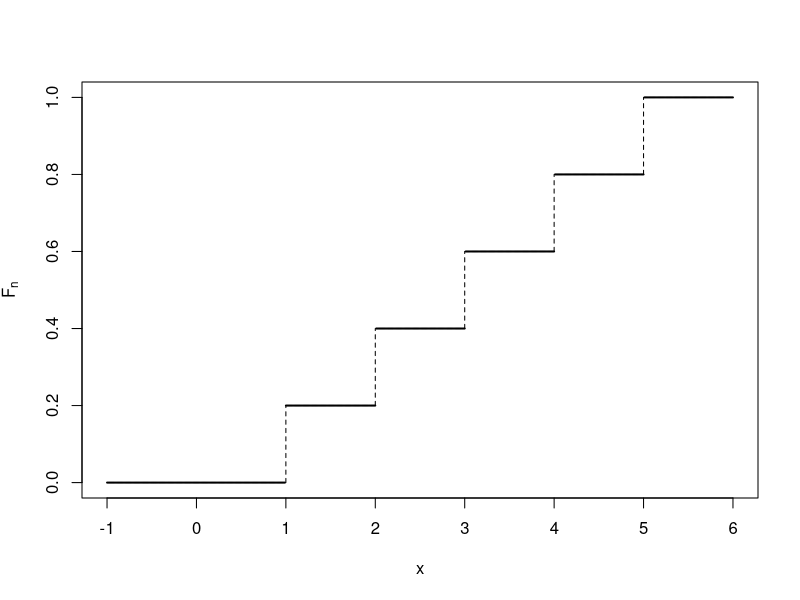

Source code (R):
## ---- chunk 1
knitr::opts_chunk$set(echo = TRUE)
## ---- chunk 2
pchisq((22-20)^2/20+(17-20)^2/20+(18-20)^2/20+(19-20)^2/20+(24-20)^2/20,5,
       lower.tail=FALSE)
## ---- chunk 3
set.seed(2020)  # fijamos la semilla de aleatorización
muestra.flores = sample(iris$Species,10)
## ---- chunk 4
chisq.test(table(muestra.flores))
## ---- chunk 5
chisq.test(table(muestra.flores), simulate.p.value = TRUE, B=2000)
## ---- chunk 6
extremos.izquierdos = c(-Inf,1.95,2.45,2.95,3.45,3.95,4.45)
extremos.derechos = c(1.95,2.45,2.95,3.45,3.95,4.45,Inf)
frecuencias.empíricas = c(2,1,4,15,10,5,3)
n=sum(frecuencias.empíricas)
## ---- chunk 7
mu=3.5; sigma=0.7;
probabilidades.teóricas = pnorm(extremos.derechos,mu,sigma)-
  pnorm(extremos.izquierdos,mu,sigma)
frecuencias.teóricas = n*probabilidades.teóricas
round(frecuencias.teóricas,2)
## ---- chunk 8
chisq.test(frecuencias.empíricas,p=probabilidades.teóricas)
## ---- chunk 9
extremos.izquierdos2=extremos.izquierdos[c(1,4,5,6)]
extremos.derechos2 = extremos.derechos[c(3,4,5,7)]
frecuencias.empíricas2 = c(sum(frecuencias.empíricas[1:3]),
                           frecuencias.empíricas[4:5],sum(frecuencias.empíricas[6:7]))
probabilidades.teóricas2 =pnorm(extremos.derechos2,mu,sigma)-
  pnorm(extremos.izquierdos2,mu,sigma)
frecuencias.teóricas2 = n*probabilidades.teóricas2
chisq.test(frecuencias.empíricas2,p=probabilidades.teóricas2)
## ---- chunk 10
chisq.test(frecuencias.empíricas,p=probabilidades.teóricas,simulate.p.value = TRUE,
           B=2000)
## ---- chunk 11
n=229+ 211+ 93 +35 + 7 + 1;
e0=(229+ 211+ 93 +35 + 7 + 1)*exp(-(211+93*2+35*3+7*4+1*5)/(229+ 211+ 93 +35 + 7 + 1));
e1=(229+ 211+ 93 +35 + 7 + 1)*((211+93*2+35*3+7*4+1*5)/(229+ 211+ 93 +35 + 7 + 1))*exp(-(211+93*2+35*3+7*4+1*5)/(229+ 211+ 93 +35 + 7 + 1));
e2=(229+ 211+ 93 +35 + 7 + 1)*((211+93*2+35*3+7*4+1*5)/(229+ 211+ 93 +35 + 7 + 1))^2*exp(-(211+93*2+35*3+7*4+1*5)/(229+ 211+ 93 +35 + 7 + 1))/factorial(2);
e3=(229+ 211+ 93 +35 + 7 + 1)*((211+93*2+35*3+7*4+1*5)/(229+ 211+ 93 +35 + 7 + 1))^3*exp(-(211+93*2+35*3+7*4+1*5)/(229+ 211+ 93 +35 + 7 + 1))/factorial(3);
e4=(229+ 211+ 93 +35 + 7 + 1)*((211+93*2+35*3+7*4+1*5)/(229+ 211+ 93 +35 + 7 + 1))^4*exp(-(211+93*2+35*3+7*4+1*5)/(229+ 211+ 93 +35 + 7 + 1))/factorial(4);
## ---- chunk 12
e4n=n-(e0+e1+e2+e3);
## ---- chunk 13
frecuencias.empíricas = c(229,211,93,35,8);
estimación.lambda = (211+93*2+35*3+7*4+1*5)/(229+211+93+35+7+1);
probabilidades.esperadas = c(dpois(0,estimación.lambda),dpois(1,estimación.lambda),
                             dpois(2,estimación.lambda),dpois(3,estimación.lambda),
                             1-ppois(3,estimación.lambda));
## ---- chunk 14
chisq.test(frecuencias.empíricas,p=probabilidades.esperadas)
## ---- chunk 15
test.chi2=chisq.test(frecuencias.empíricas,p=probabilidades.esperadas)
pchisq(test.chi2[[1]],3,lower.tail=FALSE)
## ---- chunk 16
muestra=1:5
n=length(muestra)
Fn=function(x){ifelse(x<muestra[1],0,ifelse(x<=muestra[2],1/n,ifelse(x<=muestra[3],2/n,ifelse(x<=muestra[4],3/n,ifelse(x<=muestra[5],4/n,1)))))}
xx=seq(from=-1,to=6,by=0.01)
plot(xx,Fn(xx),pch=19,cex=0.1,xlab="x",ylab=expression(F[n]))
lines(c(1,1),c(0,1/n),lty=2)
lines(c(2,2),c(1/n,2/n),lty=2)
lines(c(3,3),c(2/n,3/n),lty=2)
lines(c(4,4),c(3/n,4/n),lty=2)
lines(c(5,5),c(4/n,1),lty=2)
